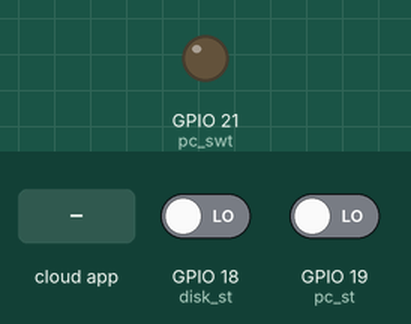
A sketch run on a simulated ESP32. On the bench: output pins drawn as LEDs (lit = HIGH). The test bench sets the inputs (shaded band); at power-on: GPIO 18 (disk_st) LOW, GPIO 19 (pc_st) LOW. WiFi joins after 1.5 s; servers stay silent unless stated.

Above: at 2.7 s.
2.8 s: the phone or cloud app sets pc_switch to 1
At 3.5 s:
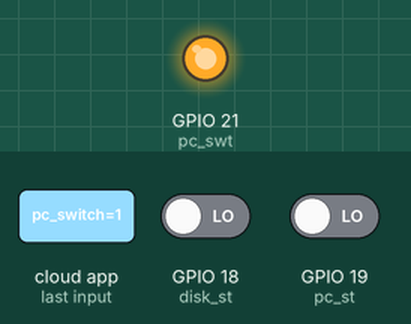
4.5 s: the phone or cloud app sets pc_switch to 0
At 5.8 s:
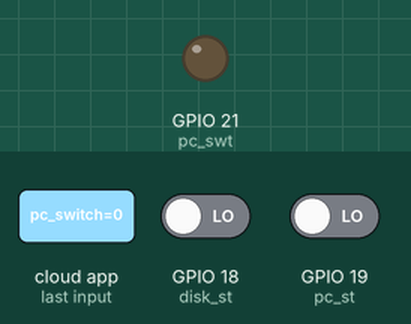
Timing chart, 0 to 7.5 s (numbered marks = the images above; inputs shaded):
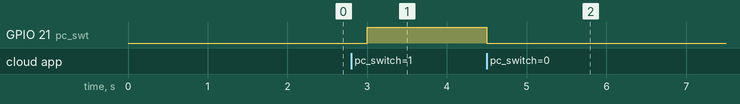

Measured:
- after the input at 2.8 s, GPIO 21 (pc_swt): LOW → HIGH after 0.20 s
- after the input at 4.5 s, GPIO 21 (pc_swt): HIGH → LOW at once

The sketch:

esp_pc_power_swt_esp32_esp8266.ino
```cpp
#include "arduino_secrets.h"
/*
  Sketch generated by the Arduino IoT Cloud Thing "ESP Cloud Switch"
  https://create.arduino.cc/cloud/things/

  Arduino IoT Cloud Variables description

  The following variables are automatically generated and updated when changes are made to the Thing

  CloudCounter pc_state_time;
  bool disk_state;
  bool pc_reset_switch;
  bool pc_state;
  bool pc_switch;

  Variables which are marked as READ/WRITE in the Cloud Thing will also have functions
  which are called when their values are changed from the Dashboard.
  These functions are generated with the Thing and added at the end of this sketch.
*/

#include "thingProperties.h"

// const int disk_st = 18;
// const int pc_st = 19;
// const int pc_swt = 21;
// const int pc_rst_swt = 5;

#define disk_st 18
#define pc_st 19
#define pc_swt 21
#define pc_rst_swt 5

void setup() {

  pinMode(pc_swt, OUTPUT);
  pinMode(pc_rst_swt, OUTPUT);
  pinMode(pc_st, INPUT);
  pinMode(disk_st, INPUT);

  // Initialize serial and wait for port to open:
  Serial.begin(115200);
  // This delay gives the chance to wait for a Serial Monitor without blocking if none is found
  delay(1500);

  // Defined in thingProperties.h
  initProperties();

  // Connect to Arduino IoT Cloud
  ArduinoCloud.begin(ArduinoIoTPreferredConnection);

  /*
     The following function allows you to obtain more information
     related to the state of network and IoT Cloud connection and errors
     the higher number the more granular information you’ll get.
     The default is 0 (only errors).
     Maximum is 4
  */
  setDebugMessageLevel(2);
  ArduinoCloud.printDebugInfo();
}

void loop() {
  ArduinoCloud.update();
  // Your code here
  pc_state = digitalRead(pc_st);
  disk_state = digitalRead(disk_st);
  pc_state_time = pc_state;

}

/*
  Since PcSwitch is READ_WRITE variable, onPcSwitchChange() is
  executed every time a new value is received from IoT Cloud.
*/
void onPcSwitchChange()  {
  // Add your code here to act upon PcSwitch change
  if (pc_switch) {
    digitalWrite(pc_swt, HIGH);
  }
  else {
    digitalWrite(pc_swt, LOW);

  }
}

/*
  Since PcResetSwitch is READ_WRITE variable, onPcResetSwitchChange() is
  executed every time a new value is received from IoT Cloud.
*/
void onPcResetSwitchChange()  {
  // Add your code here to act upon PcResetSwitch change
    if (pc_reset_switch) {
    digitalWrite(pc_rst_swt, HIGH);
  }
  else {
    digitalWrite(pc_rst_swt, LOW);

  }
}
```

arduino_secrets.h
```cpp
#define SECRET_SSID ""
#define SECRET_OPTIONAL_PASS ""
#define SECRET_DEVICE_KEY ""
```

thingProperties.h
```cpp
// Code generated by Arduino IoT Cloud, DO NOT EDIT.

#include <ArduinoIoTCloud.h>
#include <Arduino_ConnectionHandler.h>

const char DEVICE_LOGIN_NAME[]  = "ENTER DEVICE ID HERE";

const char SSID[]               = SECRET_SSID;    // Network SSID (name)
const char PASS[]               = SECRET_OPTIONAL_PASS;    // Network password (use for WPA, or use as key for WEP)
const char DEVICE_KEY[]  = SECRET_DEVICE_KEY;    // Secret device password

void onPcResetSwitchChange();
void onPcSwitchChange();

CloudCounter pc_state_time;
bool disk_state;
bool pc_reset_switch;
bool pc_state;
bool pc_switch;

void initProperties(){

  ArduinoCloud.setBoardId(DEVICE_LOGIN_NAME);
  ArduinoCloud.setSecretDeviceKey(DEVICE_KEY);
  ArduinoCloud.addProperty(pc_state_time, READ, 20 * SECONDS, NULL);
  ArduinoCloud.addProperty(disk_state, READ, 1 * SECONDS, NULL);
  ArduinoCloud.addProperty(pc_reset_switch, READWRITE, ON_CHANGE, onPcResetSwitchChange, 1);
  ArduinoCloud.addProperty(pc_state, READ, 1 * SECONDS, NULL);
  ArduinoCloud.addProperty(pc_switch, READWRITE, ON_CHANGE, onPcSwitchChange, 1);

}

WiFiConnectionHandler ArduinoIoTPreferredConnection(SSID, PASS);
```
